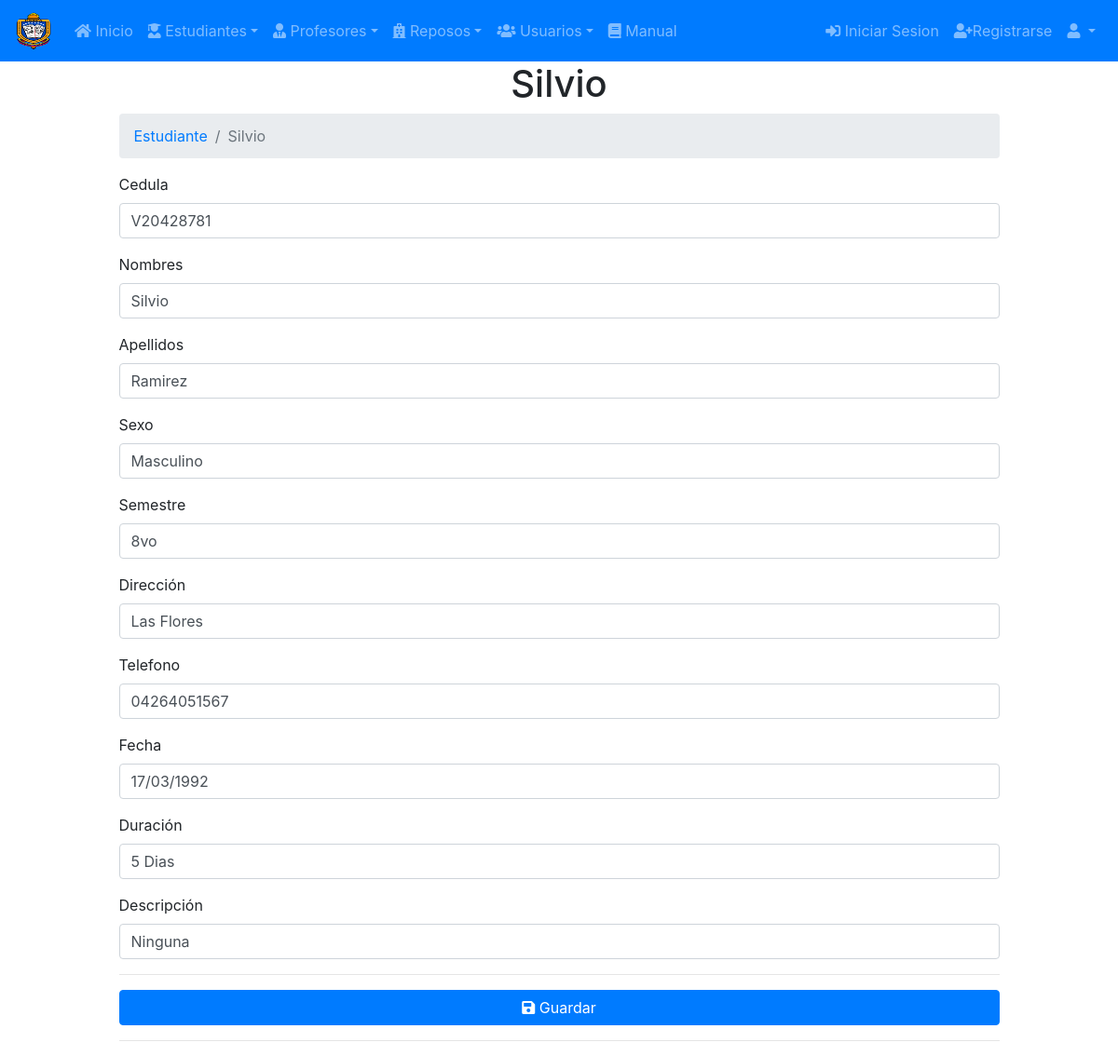
The app's page /?controller=estudiante&accion=registro&id=2 with its own data.
### tables this page shows
CREATE TABLE `estudiante` (
  `id` int(11) NOT NULL,
  `cedula` varchar(20) NOT NULL,
  `nombre` varchar(255) NOT NULL,
  `apellido` varchar(255) NOT NULL,
  `sexo` varchar(20) NOT NULL,
  `semestre` varchar(30) NOT NULL,
  `direccion` text NOT NULL,
  `telefono` varchar(30) NOT NULL,
  `fecha` varchar(20) NOT NULL,
  `duracion` varchar(30) NOT NULL,
  `descripcion` text NOT NULL
);

### controller/estudiante.controller.php (called while the page is built, shortened)
<?php
require_once 'model/estudiante.php';
class estudianteController{
    private $model;
    public function __CONSTRUCT(){
        $this->model = new estudiante();
    }
    public function registro(){
        $estudiante = new estudiante();
        if(isset($_REQUEST['id'])){
            $estudiante = $this->model->Obtener($_REQUEST['id']);
        }
        require_once 'view/header.php';
        require_once 'view/estudiante/estudiante-editar.php';
        require_once 'view/footer.php';
    }
}

### model/database.php (called while the page is built)
<?php
class Database
{
    public static function StartUp()
    {
    	$db_host = 'mysql.webcindario.com';
		$db_name = 'unefa';
		$db_user = 'unefa';
		$db_pass = 'Cel04161788328';
        $pdo = new PDO('mysql:host='.$db_host.';dbname='.$db_name.';charset=utf8',$db_user,$db_pass);
        $pdo->setAttribute(PDO::ATTR_ERRMODE, PDO::ERRMODE_EXCEPTION);
        return $pdo;
    }
}

### model/estudiante.php (called while the page is built, shortened)
<?php
class estudiante
{
	private $pdo;
	public function __CONSTRUCT()
	{
		try
		{
			$this->pdo = Database::StartUp();
		}
		catch(Exception $e)
		{
			die($e->getMessage());
		}
	}
	public function Obtener($id)
	{
		try
		{
			$stm = $this->pdo
			          ->prepare("SELECT * FROM estudiante WHERE id = ?");
			$stm->execute(array($id));
			return $stm->fetch(PDO::FETCH_OBJ);
		} catch (Exception $e)
		{
			die($e->getMessage());
		}
	}
}

### view/estudiante/estudiante-editar.php (the view, shortened to what this page needs)
<div class="container col-md-10">
<h1 class="text-center">
    <?php echo $estudiante->id != null ? $estudiante->nombre : 'Nuevo Registro'; ?>
</h1>
<ol class="breadcrumb">
  <li class="breadcrumb-item"><a href="?controller=estudiante">Estudiante </a></li>
  <li class="breadcrumb-item active"><?php echo $estudiante->id != null ? $estudiante->nombre : ' Nuevo Registro'; ?></li>
</ol>
<form id="frm-alumno" action="?controller=estudiante&accion=Guardar" method="post" enctype="multipart/form-data">
      <div class="form-group">
        <label>Cedula</label>
        <input type="text" name="cedula" value="<?php echo $estudiante->cedula; ?>" class="form-control" placeholder="Ingrese su cedula" required>
    </div>
    <div class="form-group">
        <label>Nombres</label>
        <input type="text" name="nombre" value="<?php echo $estudiante->nombre; ?>" class="form-control" placeholder="Ingrese su nombre" required>
    </div>
    <div class="form-group">
        <label>Apellidos</label>
        <input type="text" name="apellido" value="<?php echo $estudiante->apellido; ?>" class="form-control" placeholder="Ingrese su apellido" required>
    </div>
    <div class="form-group">
        <label>Sexo</label>
        <input type="text" name="sexo" value="<?php echo $estudiante->sexo; ?>" class="form-control" placeholder="Ingrese su sexo" required>
    </div>
    <div class="form-group">
        <label>Semestre</label>
        <input type="text" name="semestre" value="<?php echo $estudiante->semestre; ?>" class="form-control" placeholder="Ingrese su semestre" required>
    </div>
    <div class="form-group">
        <label>Dirección</label>
        <input type="text" name="direccion" value="<?php echo $estudiante->direccion; ?>" class="form-control" placeholder="Ingrese su dirección" required>
    </div>
    <div class="form-group">
        <label>Telefono</label>
        <input type="text" name="telefono" value="<?php echo $estudiante->telefono; ?>" class="form-control" placeholder="Ingrese su telefono" required>
    </div>
    <div class="form-group">
        <label>Fecha</label>
        <input type="text" name="fecha" value="<?php echo $estudiante->fecha; ?>" class="form-control" placeholder="Ingrese su fecha" required>
    </div>
    <div class="form-group">
        <label>Duración</label>
        <input type="text" name="duracion" value="<?php echo $estudiante->duracion; ?>" class="form-control" placeholder="Ingrese su duracion" required>
    </div>
    <div class="form-group">
        <label>Descripción</label>
        <input type="text" name="descripcion" value="<?php echo $estudiante->descripcion; ?>" class="form-control" placeholder="Ingrese su descripción" required>
    </div>
    <hr>
        <button class="btn btn-primary btn-block"><i class="fa fa-save"></i> Guardar</button>
    <hr>
</form>
</div>

### records on screen
estudiante: nombre "Silvio", cedula "V20428781", apellido "Ramirez", sexo "Masculino", semestre "8vo", direccion "Las Flores", telefono "04264051567", fecha "17/03/1992", duracion "5 Dias", descripcion "Ninguna"
